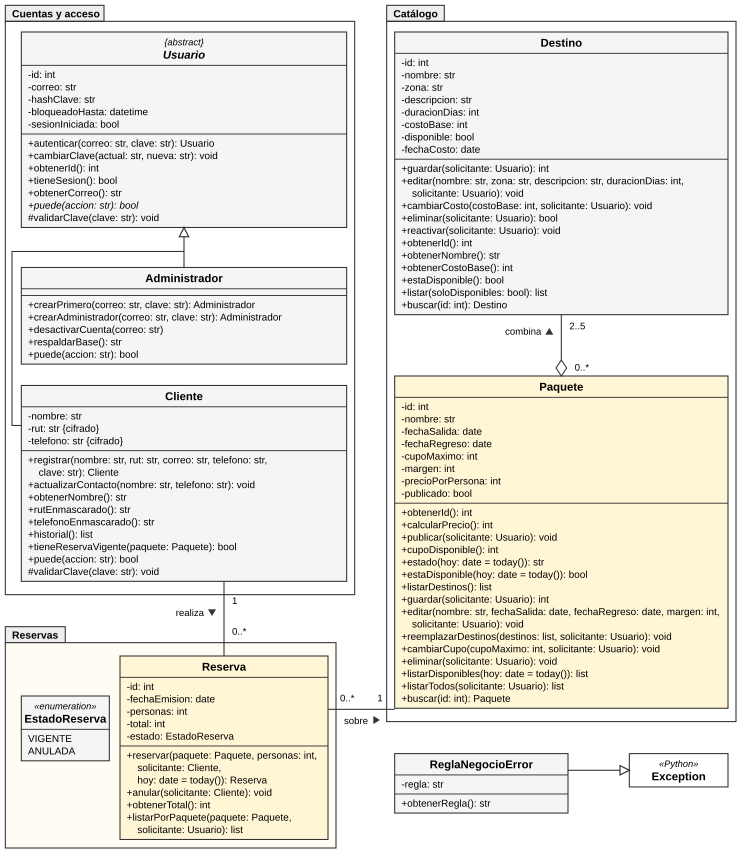

Write Python code to recreate this figure.
"""Fig. · Diagrama de clases completo, con coordenadas fijas (svgkit), para una página ancha.

Los miembros y las relaciones se leen de clases.puml, que sigue siendo la única fuente del modelo
(y la que pruebas/verificar.py compara contra el código). Este script solo decide dónde va
cada caja: las relaciones dibujadas se comprueban contra las del .puml y, si no coinciden, falla.
Unidad = 1 pt impreso. Las firmas largas se envuelven en la misma caja (“envolver antes que ensanchar”).
"""
import os
import re
import sys

from PIL import ImageFont

sys.path.insert(0, os.path.dirname(__file__))
from svgkit import SVG, GRIS, AMARILLO, BORDE

AQUI = os.path.dirname(os.path.abspath(__file__))
SRC = open(os.path.join(AQUI, "clases.puml"), encoding="utf-8").read()
FUENTE = ImageFont.truetype("/usr/share/fonts/truetype/liberation/LiberationSans-Regular.ttf", 100)
F, LH, W = 7.5, 9.3, 180          # letra de los miembros, interlineado y ancho de cada caja


def ancho(s, size=F):
    return FUENTE.getlength(s) * size / 100


# --- lectura del modelo -------------------------------------------------------------------------
CLASES = {}
actual = None                    # clase abierta; se lee línea por línea (una regex sobre todo el archivo es superlineal)
for linea in (l.strip() for l in SRC.splitlines()):
    if m := re.match(r"(abstract class|class|enum) (\w+) \{$", linea):
        tipo, nombre = m.groups()
        attrs, mets = [], []
        actual = CLASES[nombre] = (tipo, attrs, mets)
    elif linea == "}":
        actual = None
    elif actual and linea:
        estatico, abstracto = "{static}" in linea, "{abstract}" in linea
        texto = re.sub(r"\{(static|abstract)\} ", "", linea)
        texto = re.sub(r"^([-+#]) ", r"\1", texto)
        (mets if "(" in texto else attrs).append((texto, estatico, abstracto))

RELS = set()
for a, ma, flecha, mb, b in re.findall(r'^(\w+) (?:"([^"]+)" )?(\S+) (?:"([^"]+)" )?(\w+)', SRC, re.M):
    if "-" in flecha and "hidden" not in flecha and a in CLASES and b in CLASES:
        RELS.add((a, b))


def envolver(texto, w=W):
    """Parte una firma en renglones que caben en la caja, cortando después de una coma."""
    if ancho(texto) <= w - 10:
        return [texto]
    partes, renglones, actual = re.split(r"(?<=,) ", texto), [], ""
    for p in partes:
        prueba = f"{actual} {p}" if actual else p
        if actual and ancho(("    " if renglones else "") + prueba) > w - 10:
            renglones.append(actual)
            actual = p
        else:
            actual = prueba
    return renglones + [actual]


# --- dibujo ---------------------------------------------------------------------------------------
ALTO = 640                       # Cliente suma #validarClave: Reserva baja 10 pt
g = SVG(556, ALTO)
CAJAS = {}


def clase(nombre, x, y, fill=GRIS, w=W):
    tipo, attrs, mets = CLASES[nombre]
    abstracta, enum = tipo == "abstract class", tipo == "enum"
    cab = 16 + (9 if (abstracta or enum) else 0)
    filas_a = [(t, False, False, False) for t, _, _ in attrs]
    filas_m = []
    for t, est, abst in mets:
        for i, r in enumerate(envolver(t, w)):
            filas_m.append((r, est, abst, i > 0))
    ha = len(filas_a) * LH + 5
    hm = 0 if enum else len(filas_m) * LH + 5
    h = cab + ha + hm
    g.rect(x, y, w, h, fill=fill)
    if enum:
        g.text(x + w / 2, y + 10, "«enumeration»", 7, italic=True)
    g.text(x + w / 2, y + cab - 5, nombre, 8.5, bold=True, italic=abstracta)
    if abstracta:
        g.text(x + w / 2, y + 10, "{abstract}", 7, italic=True)
    g.path([(x, y + cab), (x + w, y + cab)], sw=0.7)
    for i, (t, *_rest) in enumerate(filas_a):
        g.text(x + 5, y + cab + 9.5 + i * LH, t, F, anchor="start")
    if not enum:
        g.path([(x, y + cab + ha), (x + w, y + cab + ha)], sw=0.7)
        for i, (t, est, abst, cont) in enumerate(filas_m):
            g.text(x + (13 if cont else 5), y + cab + ha + 9.5 + i * LH, t, F, anchor="start",
                   italic=abst, underline=est)
    CAJAS[nombre] = (x, y, w, h)
    return y + h


def paquete(x, y, w, h, nombre, fill="none"):
    tw = ancho(nombre, 7.8) + 12
    g.rect(x, y, tw, 12, fill="#eeeeee", sw=0.8)
    g.text(x + 5, y + 9, nombre, 7.8, anchor="start", bold=True)
    g.rect(x, y + 12, w, h - 12, fill=fill, sw=0.8)


M = 6                     # distancia fija entre un rótulo (o su triangulito) y la línea, la caja o el borde


def etiqueta(x, y, t, anchor="start", size=7.2):
    g.text(x, y, t, size, anchor=anchor, halo=True)


def sentido(x, y, hacia):
    """Triangulito negro que indica el sentido de lectura del nombre de la asociación."""
    d = {"der": f"M{x},{y-3} l5,3 l-5,3 Z", "abajo": f"M{x-3},{y} h6 l-3,5 Z",
         "arriba": f"M{x-3},{y+5} h6 l-3,-5 Z"}[hacia]
    g.el.append(f'<path d="{d}" fill="{BORDE}"/>')


# dos columnas: Cuentas y Reservas (izquierda), Catálogo (derecha)
XA, WA = 16, 244          # el margen izquierdo deja pasar la línea de la generalización
XC, WC = 296, 250

# Cuentas y acceso: Usuario, y debajo sus dos especializaciones
yu = clase("Usuario", XA, 24, w=WA)
ya = clase("Administrador", XA, yu + 30, w=WA)
yc = clase("Cliente", XA, ya + 16, w=WA)
paquete(4, 4, 262, yc + 10 - 4, "Cuentas y acceso")
xt = XA + WA / 2
yt = yu + 18                                           # tronco común de la generalización
g.path([(xt, CAJAS["Administrador"][1]), (xt, yu)], end="tri")
ym = CAJAS["Cliente"][1] + 30
g.path([(XA, ym), (9, ym), (9, yt), (xt, yt)])

# Reservas: Reserva a la derecha (para llegar derecho a Paquete) y su enumeración a la izquierda
yr0 = yc + 56
# Más angosto que “Cuentas y acceso”: entre su borde y el de “Catálogo” caben las multiplicidades de
# Reserva — Paquete sin tocar ningún borde.
paquete(4, yr0 - 22, 248, ALTO - (yr0 - 22) - 4, "Reservas", fill="#fffdf3")
XR, WR = 90, 156
yr = clase("Reserva", XR, yr0, fill=AMARILLO, w=WR)
clase("EstadoReserva", XA, yr0 + 30, w=66)

# Catálogo: Destino arriba, Paquete abajo (así Paquete queda a la altura de Reserva)
n0 = len(g.el)
yd = clase("Destino", XC, 24, w=WC)
yp0 = yd + 46
yp = clase("Paquete", XC, yp0, fill=AMARILLO, w=WC)
n1 = len(g.el)
paquete(XC - 6, 4, 262, yp + 10 - 4, "Catálogo")
marco = g.el[n1:]                # el marco se dibuja al final porque su alto depende de Paquete,
del g.el[n1:]                    # pero va debajo de las cajas
g.el[n0:n0] = marco

# ReglaNegocioError, fuera de los módulos porque la lanzan todos, y su generalización desde Exception
yx0 = yp + 34
yx = clase("ReglaNegocioError", XC, yx0, w=130)
XE, WE = XC + 176, 74
g.rect(XE, yx0, WE, 25, fill="#ffffff")
g.text(XE + WE / 2, yx0 + 10, "«Python»", 7, italic=True)
g.text(XE + WE / 2, yx0 + 20, "Exception", 8.5, bold=True)
g.path([(XC + 130, yx0 + 12.5), (XE, yx0 + 12.5)], end="tri")

# Paquete 0..* ◇— 2..5 Destino “combina”: el rombo va en el todo (Paquete)
xg = XC + WC / 2
g.el.append(f'<path d="M{xg},{yp0} l4,-6 l-4,-6 l-4,6 Z" fill="#fff" stroke="{BORDE}" stroke-width="0.8"/>')
g.path([(xg, yp0 - 12), (xg, yd)])
etiqueta(xg + 4 + M, yp0 - 4, "0..*"); etiqueta(xg + M, yd + M + 5, "2..5")   # 4: medio rombo
ymc = (yd + yp0 - 12) / 2
sentido(xg - M - 3, ymc - 7, "arriba"); etiqueta(xg - M - 6 - 3, ymc - 2, "combina", "end")

# Cliente 1 — 0..* Reserva “realiza”: vertical, cruza el borde entre paquetes
xl = XR + WR / 2
g.path([(xl, yc), (xl, yr0)])
# Entre el borde de “Cuentas y acceso” (yc + 6) y el de “Reservas” (yr0 - 10): ningún rótulo los toca.
etiqueta(xl + M, yc + 6 + M + 5, "1"); etiqueta(xl + M, yr0 - 10 - M, "0..*")
ymr = (yc + 6 + yr0 - 10) / 2
sentido(xl - M - 3, ymr - 5, "abajo"); etiqueta(xl - M - 6 - 3, ymr, "realiza", "end")

# Reserva 0..* — 1 Paquete “sobre”
yl = yr0 + 40
g.path([(XR + WR, yl), (XC, yl)])
# Entre el borde de “Reservas” (x = 252) y el de “Catálogo” (XC - 6): arriba las multiplicidades,
# abajo el nombre con su sentido, todo a M de la línea y de los bordes.
xb1, xb2 = 4 + 248, XC - 6
etiqueta(xb1 + 3, yl - M, "0..*"); etiqueta(xb2 - 3, yl - M, "1", "end")
etiqueta((xb1 + xb2) / 2 - 4, yl + M + 5, "sobre", "middle"); sentido((xb1 + xb2) / 2 + 9, yl + M + 2, "der")

DIBUJADAS = {("Usuario", "Cliente"), ("Usuario", "Administrador"), ("Cliente", "Reserva"),
             ("Paquete", "Destino"), ("Reserva", "Paquete")}
assert RELS == DIBUJADAS, f"el .puml y el dibujo no tienen las mismas relaciones: {RELS ^ DIBUJADAS}"

g.save(os.path.join(AQUI, "01_clases.svg"))
print("01_clases.svg:", {k: (round(v[1]), round(v[1] + v[3])) for k, v in CAJAS.items()})
